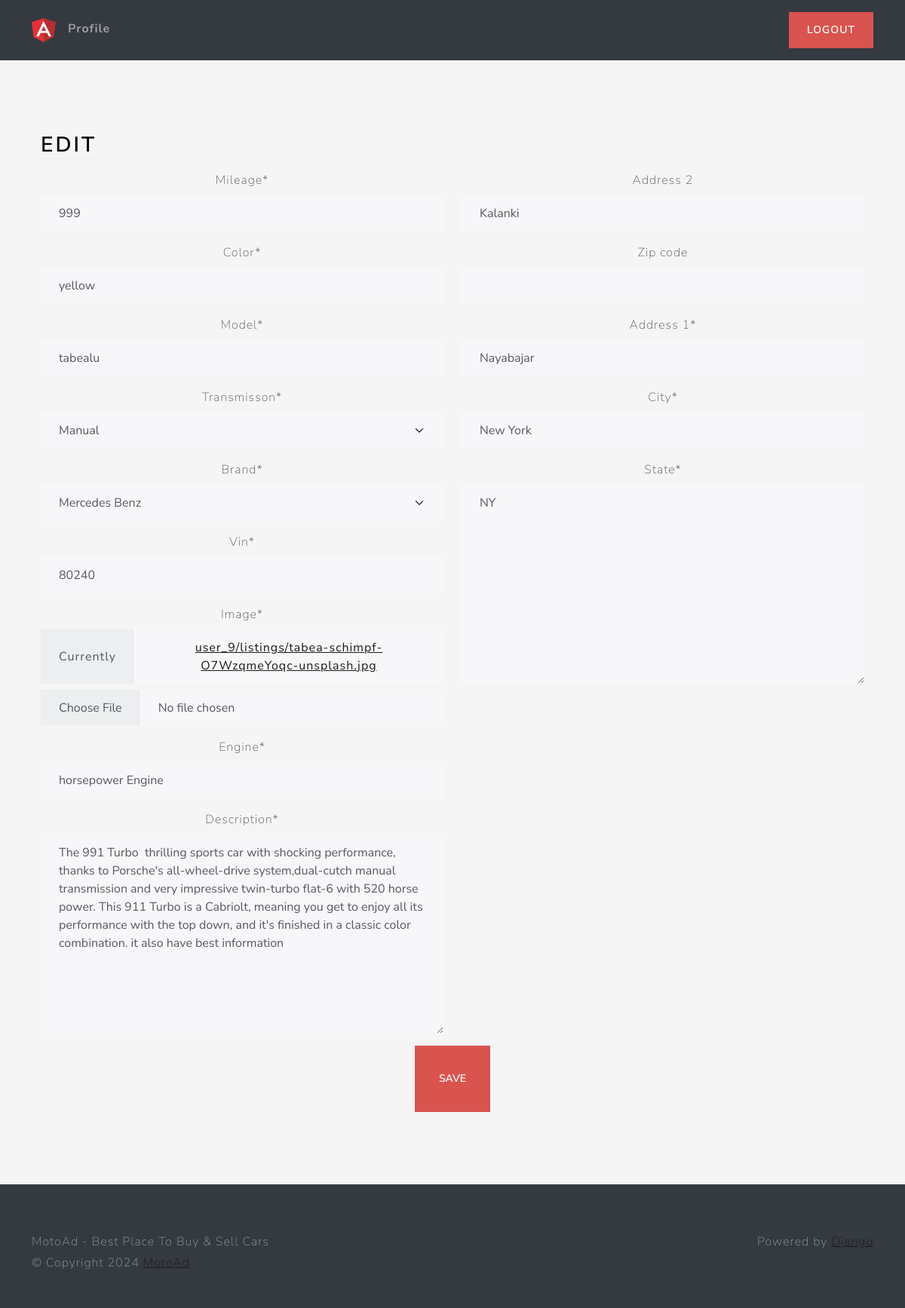
The app's page /listing/1e73fd0eb0ca4d03be444ab858c00308/edit/ (signed in) with its own data.
### main/models.py (models this page shows, shortened)
class Listing(models.Model):
    id = models.UUIDField(
        primary_key=True, default=uuid.uuid4, unique=True, editable=False)
    created_at = models.DateTimeField(auto_now_add=True)
    updated_at = models.DateTimeField(auto_now=True)
    seller = models.ForeignKey(Profile, on_delete=models.CASCADE)
    brand = models.CharField(max_length=24, choices=CARS_BRANDS, default=None)
    model = models.CharField(max_length=64,)
    vin = models.CharField(max_length=17,)
    mileage = models.IntegerField(default=0)
    color = models.CharField(max_length=24,)
    description = models.TextField()
    engine = models.CharField(max_length=24,)
    transmisson = models.CharField(
        max_length=24, choices=TRANSMISSION_OPTIONS, default=None)
    location = models.OneToOneField(
        Location, on_delete=models.SET_NULL, null=True)
    image = models.ImageField(upload_to=user_listing_path)

### users/models.py (models this page shows, shortened)
class Location(models.Model):
    address_1 = models.CharField(max_length=128, blank=True)
    address_2 = models.CharField(max_length=128, blank=True)
    city = models.CharField(max_length=64)
    state = USStateField(default="NY")
    zip_code = USZipCodeField(blank=True)

### main/views.py (the view)
# urls.py: path('listing/<str:id>/edit/', edit_view, name='edit'),
@login_required
def edit_view(request, id):
    try:
        listing = Listing.objects.get(id=id)
        if listing is None:
            raise Exception
        if request.method == 'POST':
            listing_form = ListingForm(
                request.POST, request.FILES, instance=listing)
            location_form = LocationForm(
                request.POST, instance=listing.location)
            if listing_form.is_valid and location_form.is_valid:
                listing_form.save()
                location_form.save()
                messages.info(request, f'Listing {id} updated successfully!')
                return redirect('home')
            else:
                messages.error(
                    request, f'An error occured while trying to edit the listing.')
                return reload()
        else:
            listing_form = ListingForm(instance=listing)
            location_form = LocationForm(instance=listing.location)
        context = {
            'location_form': location_form,
            'listing_form': listing_form
        }
        return render(request, 'views/edit.html', context)
    except Exception as e:
        messages.error(
            request, f'An error occured while trying to access the edit page.')
        return redirect('home')

### users/forms.py
class LocationForm(forms.ModelForm):
    address_1 = forms.CharField(required=True)
    zip_code = USZipCodeField(required=True)
    class Meta:
        model = Location
        fields = {'address_1', 'address_2', 'city', 'state', 'zip_code'}

### main/forms.py
class ListingForm(forms.ModelForm):
    image = forms.ImageField()
    class Meta:
        model = Listing
        fields = {'brand', 'model', 'vin', 'mileage',
                  'color', 'description', 'engine', 'transmisson', 'image'}

### main/templates/views/edit.html (shortened to what this page needs)
{% extends 'base/base.html' %}
{% load static %}
{% load crispy_forms_tags %}
{% block 'body' %}
<div class="container-fluid text-center py-5">
    <div class="container px-4 py-5">
        <div class="row g-4">
            <div class="col d-flex align-items-start">
                <div>
                    <h2 class="mb-3 border-bottom" style="color: black">Edit</h2>
                </div>
            </div>
        </div>
        <form action="" method="post" enctype="multipart/form-data">
            <div class="row">
                <div class="col-6">
                    {{ listing_form|crispy }}
                </div>
                <div class="col-6">
                    {{ location_form|crispy }}
                </div>
            </div>
            <button class="btn btn-lg btn-danger" type="submit">Save</button>
        </form>
    </div>
</div>
{% endblock %}

### main/static/css/style.css (style rules this page uses)
html, body { height: 100%; }
body { align-items: center; padding-bottom: 40px; background-color: #f5f5f5; }
.h2, h2 { color: white; }

### records on screen
Listing: mileage "999", color "yellow", model "tabealu", transmisson "Manual", brand "Mercedes Benz", vin "80240", engine "horsepower Engine", description "The 991 Turbo thrilling sports car with shocking performance, thanks to Porsche's all-wheel-drive system,dual-cutch manual transmission and very impressive twin-turbo flat-6 with 520 horse power. This 911 Turbo is a Cabriolt, meaning you get to enjoy all its performance with the top down, and it's finished in a classic color combination. it also have best information"
Location: address_2 "Kalanki", address_1 "Nayabajar", city "New York", state "NY"
